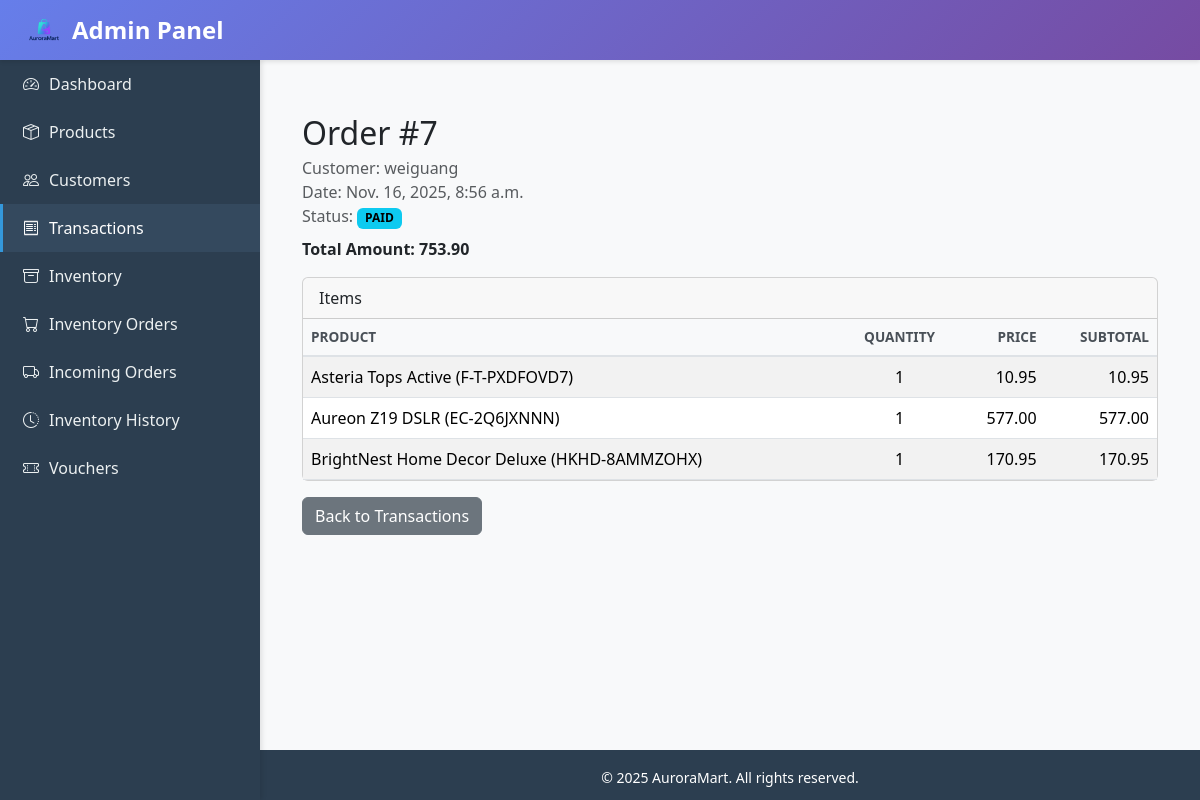
Page /admin_panel/transaction/7/ on the committed database.
### ecommercemodule/models.py (models this page shows, shortened)
class Order(models.Model):
    class StatusChoices(models.TextChoices):
        PENDING = "PENDING", "Pending"
        PAID = "PAID", "Paid"
        CANCELLED = "CANCELLED", "Cancelled"
    customer = models.ForeignKey(
        Customer, related_name="orders", on_delete=models.CASCADE
    )
    created_at = models.DateTimeField(auto_now_add=True)
    status = models.CharField(
        max_length=20, choices=StatusChoices.choices, default=StatusChoices.PAID
    )
    total_amount = models.DecimalField(
        max_digits=12, decimal_places=2, validators=[MinValueValidator(0)]
    )
    voucher_code = models.CharField(
        max_length=32, blank=True, null=True, help_text="Applied voucher code"
    )
    voucher_discount = models.DecimalField(
        max_digits=10, decimal_places=2, default=Decimal("0.00"),
        validators=[MinValueValidator(0)], help_text="Discount amount from voucher"
    )
    class Meta:
        ordering = ["-created_at"]

class OrderItem(models.Model):
    order = models.ForeignKey(
        Order, related_name="items", on_delete=models.CASCADE
    )
    product = models.ForeignKey(Product, on_delete=models.PROTECT)
    quantity = models.PositiveIntegerField(validators=[MinValueValidator(1)])
    unit_price = models.DecimalField(
        max_digits=10, decimal_places=2, validators=[MinValueValidator(0)]
    )
    class Meta:
        ordering = ["product__name"]

### auroramart/models.py (models this page shows, shortened)
class Product(models.Model):
    sku = models.CharField(max_length=64, unique=True, verbose_name="SKU Code")
    name = models.CharField(max_length=255, verbose_name="Product Name")
    description = models.TextField(blank=True, verbose_name="Product Description")
    category = models.ForeignKey(
        Category, related_name="products", on_delete=models.PROTECT, verbose_name="Product Category"
    )
    subcategory = models.ForeignKey(
        SubCategory, related_name="products", on_delete=models.PROTECT, verbose_name="Product Subcategory"
    )
    quantity_on_hand = models.PositiveIntegerField(default=0, validators=[MinValueValidator(0)])
    reorder_quantity = models.PositiveIntegerField(default=10, validators=[MinValueValidator(0)])
    unit_price = models.DecimalField(
        max_digits=10, decimal_places=2, default=0.00, validators=[MinValueValidator(0)]
    )
    rating = models.DecimalField(
        max_digits=3,
        decimal_places=1,
        default=0.0,
        null=True,
        blank=True,
        validators=[MinValueValidator(0), MaxValueValidator(5)],
        verbose_name="Product Rating"
    )
    is_active = models.BooleanField(default=True)
    image_url = models.URLField(
        max_length=500,
        blank=True,
        null=True,
        verbose_name="Image URL",
        help_text="External image URL (e.g., from Google Images)"
    )
    image = models.ImageField(
        upload_to='products/',
        blank=True,
        null=True,
        verbose_name="Product Image",
        help_text="Upload a product image file"
    )
    class Meta:
        ordering = ["name"]
        indexes = [
            models.Index(fields=["sku"]),
            models.Index(fields=["is_active"]),
        ]
    def __str__(self) -> str:
        return f"{self.name} ({self.sku})"

### admin_panel/views.py (the view, shortened to what this page needs)
# urls.py: path("transaction/<int:pk>/", views.transaction_detail, name="transaction_detail"),
def transaction_detail(request, pk):
    order = Order.objects.select_related('customer__user').filter(pk=pk).first()
    if order:
        items_qs = order.items.select_related('product').all()
        items = [
            {
                'product': it.product,
                'quantity': it.quantity,
                'price': it.unit_price,
                'subtotal': it.unit_price * it.quantity,
            }
            for it in items_qs
        ]
        return render(request, 'admin_panel/transaction_detail.html', {
            'order': order,
            'items': items,
            'is_order': True,
            'customer_username': _customer_display(order.customer),
        })

### admin_panel/views.py (called while the page is built)
def _customer_display(customer: Customer) -> str:
    try:
        if customer and getattr(customer, 'user', None):
            user = customer.user
            if getattr(user, 'username', ''):
                return user.username
            full_name = f"{getattr(user, 'first_name', '')} {getattr(user, 'last_name', '')}".strip()
            if full_name:
                return full_name
    except Exception:
        pass
    return f"Customer #{getattr(customer, 'pk', '')}"

### ecommercemodule/context_processors.py (called while the page is built)
def cart_item_count(request):
    cart = None
    if not hasattr(request, "session"):
        return {"cart_item_count": 0}
    if request.user.is_authenticated:
        profile, _ = Customer.objects.get_or_create(user=request.user)
        cart = Cart.objects.filter(customer=profile).first()
    else:
        session_key = request.session.session_key
        if not session_key:
            request.session.create()
            session_key = request.session.session_key
        cart = Cart.objects.filter(session_key=session_key).first()
    if not cart:
        return {"cart_item_count": 0}
    total = cart.items.aggregate(total=Sum("quantity"))["total"] or 0
    return {"cart_item_count": total}

### admin_panel/templates/admin_panel/transaction_detail.html
{% extends "base.html" %}
{% block content %}
<div class="container py-4">
    <div class="row mb-3">
        <div class="col">
            {% if is_order %}
                <h2 class="mb-1">Order #{{ order.id }}</h2>
                <div class="text-muted">Customer: {{ customer_username }}</div>
                <div class="text-muted">Date: {{ order.created_at }}</div>
                <div class="text-muted">Status: <span class="badge text-bg-info">{{ order.status }}</span></div>
                <div class="fw-semibold mt-2">Total Amount: {{ order.total_amount }}</div>
            {% else %}
                <h2 class="mb-1">Transaction #{{ transaction.transaction_id }}</h2>
                <div class="text-muted">Customer: {{ customer_username }}</div>
                <div class="text-muted">Date: {{ transaction.transaction_date }}</div>
                <div class="fw-semibold mt-2">Total Amount: {{ transaction.total_amount }}</div>
            {% endif %}
        </div>
    </div>
    <div class="card">
        <div class="card-header">Items</div>
        <div class="card-body p-0">
            <div class="table-responsive">
                <table class="table table-striped table-hover mb-0 align-middle">
                    <thead class="table-light">
                        <tr>
                            <th>Product</th>
                            <th class="text-center">Quantity</th>
                            <th class="text-end">Price</th>
                            <th class="text-end">Subtotal</th>
                        </tr>
                    </thead>
                    <tbody>
                        {% for item in items %}
                        <tr>
                            <td>{{ item.product }}</td>
                            <td class="text-center">{{ item.quantity }}</td>
                            <td class="text-end">{{ item.price }}</td>
                            <td class="text-end">{{ item.subtotal }}</td>
                        </tr>
                        {% empty %}
                        <tr>
                            <td colspan="4" class="text-center text-muted py-4">No items found.</td>
                        </tr>
                        {% endfor %}
                    </tbody>
                </table>
            </div>
        </div>
    </div>
    <div class="mt-3">
        <a href="{% url 'admin_panel:transaction_list' %}" class="btn btn-secondary">Back to Transactions</a>
    </div>
</div>
{% endblock %}

### admin_panel/templates/base.html (style rules this page uses)
:root { --sidebar-width: 260px; --header-height: 60px; }
body { font-family: 'Segoe UI', Tahoma, Geneva, Verdana, sans-serif; min-height: 100vh; display: flex; flex-direction: column; }
.table { background: white; }
.table thead th { background-color: #f8f9fa; border-bottom: 2px solid #dee2e6; font-weight: 600; text-transform: uppercase; font-size: 0.85rem; color: #495057; }

### rows in the picture
Order: id "7", created_at "Nov. 16, 2025, 8:56 a.m.", status "PAID", total_amount "753.90"
Product: product "Asteria Tops Active (F-T-PXDFOVD7)", quantity "1", price "10.95", subtotal "10.95"
Product: product "Aureon Z19 DSLR (EC-2Q6JXNNN)", quantity "1", price "577.00", subtotal "577.00"
Product: product "BrightNest Home Decor Deluxe (HKHD-8AMMZOHX)", quantity "1", price "170.95", subtotal "170.95"

### other values in the picture
{{ customer_username }} "weiguang"
